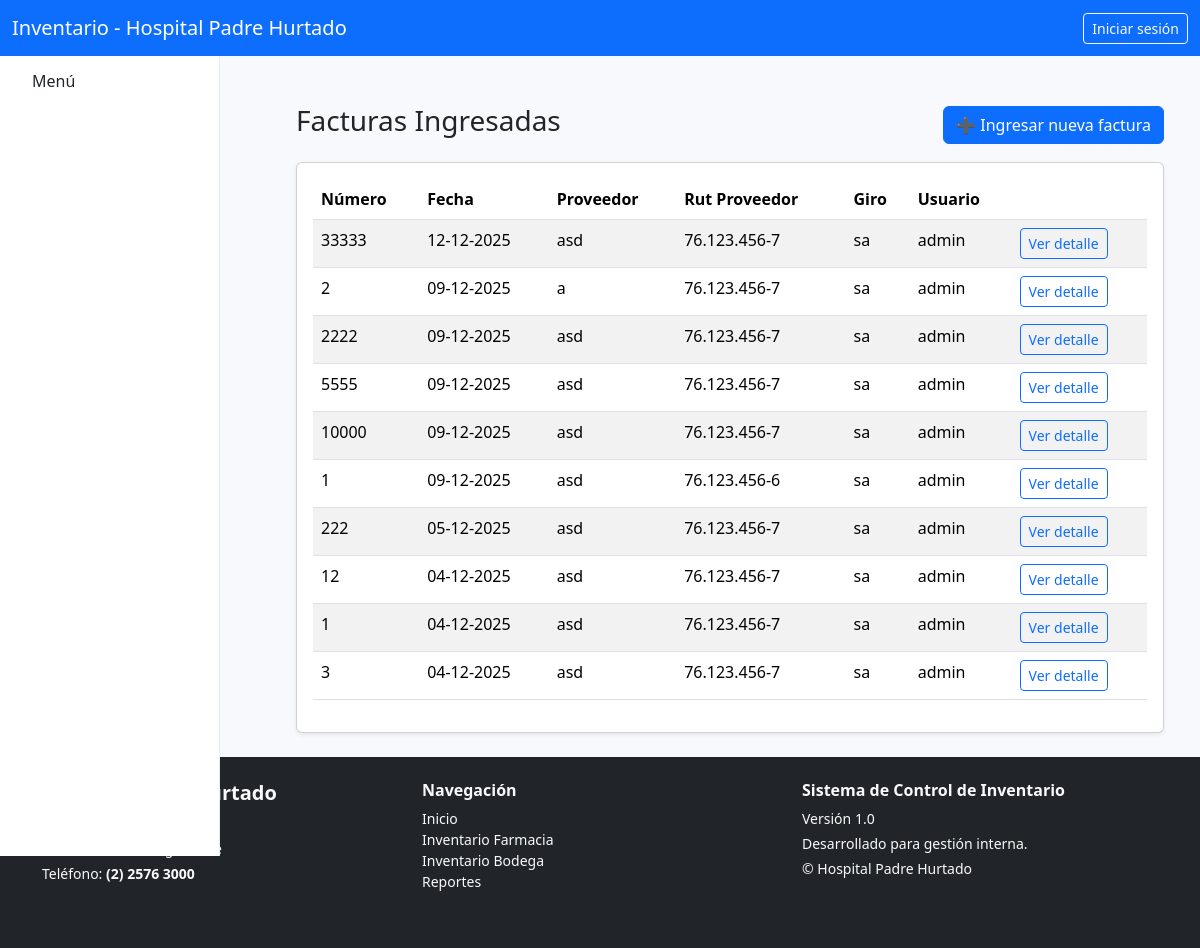
/farmacia/facturas/, run on the app's committed database.
### farmacia/models.py (models this page shows, shortened)
class FacturaFarmacia(models.Model):
    TIPO_DTE = [
        (33, "Factura Electrónica (Afecta)"),
        (34, "Factura Exenta Electrónica"),
        (52, "Guía de Despacho"),
        (61, "Nota de Crédito"),
        (56, "Nota de Débito"),
    ]
    folio = models.PositiveIntegerField()
    tipo_dte = models.PositiveSmallIntegerField(choices=TIPO_DTE, default=33)
    fecha_emision = models.DateField()
    proveedor_rut = models.CharField(max_length=15)      # Ej: 76.123.456-7
    proveedor_nombre = models.CharField(max_length=200)
    proveedor_giro = models.CharField(max_length=200, blank=True, null=True)
    usuario = models.ForeignKey(User, on_delete=models.SET_NULL, null=True)
    fecha_registro = models.DateTimeField(auto_now_add=True)
    archivo_pdf = models.FileField(upload_to="facturas_farmacia/", blank=True, null=True)
    class Meta:
        constraints = [
            models.UniqueConstraint(
                fields=["folio", "proveedor_rut"],
                name="unique_folio_por_proveedor"
            )
        ]

### farmacia/views.py (the view)
# urls.py: path("facturas/", views.facturas_farmacia_list, name="facturas_list"),
def facturas_farmacia_list(request):
    facturas = FacturaFarmacia.objects.order_by("-fecha_emision")
    return render(request, "farmacia/facturas_list.html", {
        "facturas": facturas
    })

### farmacia/templates/farmacia/facturas_list.html (shortened to what this page needs)
{% extends "core/base.html" %}
{% block principal %}
<div class="container mt-4">
  <div class="d-flex justify-content-between align-items-center mb-3">
    <h3>Facturas Ingresadas</h3>
    <a href="{% url 'farmacia:crear_factura' %}" class="btn btn-primary">
      ➕ Ingresar nueva factura
    </a>
  </div>
  <div class="card p-3 shadow-sm">
    <table class="table table-striped">
      <thead>
        <tr>
          <th>Número</th>
          <th>Fecha</th>
          <th>Proveedor</th>
          <th>Rut Proveedor</th>
          <th>Giro</th>
          <th>Usuario</th>
          <th></th>
        </tr>
      </thead>
      <tbody>
        {% if facturas %}
          {% for f in facturas %}
            <tr>
              <td>{{ f.folio }}</td>
              <td>{{ f.fecha_emision|date:'d-m-Y' }}</td>
              <td>{{ f.proveedor_nombre|default:"-" }}</td>
              <td>{{ f.proveedor_rut|default:"-" }}</td>
              <td>{{ f.proveedor_giro|default:"-" }}</td>
              <td>{{ f.usuario.username }}</td>
              <td>
                <a href="{% url 'farmacia:factura_detalle' f.pk %}" class="btn btn-sm btn-outline-primary">
                  Ver detalle
                </a>
              </td>
            </tr>
          {% endfor %}
        {% else %}
          <tr>
            <td colspan="5" class="text-center text-muted">
              No hay facturas registradas.
            </td>
          </tr>
        {% endif %}
      </tbody>
    </table>
  </div>
</div>
{% endblock %}

### core/templates/core/base.html (style rules this page uses)
body { background:#f7f9fc; }

### data on the page
FacturaFarmacia: folio "33333", fecha_emision "12-12-2025", proveedor_nombre "asd", proveedor_rut "76.123.456-7", proveedor_giro "sa", usuario.username "admin"
FacturaFarmacia: folio "2", fecha_emision "09-12-2025", proveedor_nombre "a", proveedor_rut "76.123.456-7", proveedor_giro "sa", usuario.username "admin"
FacturaFarmacia: folio "2222", fecha_emision "09-12-2025", proveedor_nombre "asd", proveedor_rut "76.123.456-7", proveedor_giro "sa", usuario.username "admin"
FacturaFarmacia: folio "5555", fecha_emision "09-12-2025", proveedor_nombre "asd", proveedor_rut "76.123.456-7", proveedor_giro "sa", usuario.username "admin"
FacturaFarmacia: folio "10000", fecha_emision "09-12-2025", proveedor_nombre "asd", proveedor_rut "76.123.456-7", proveedor_giro "sa", usuario.username "admin"
FacturaFarmacia: folio "1", fecha_emision "09-12-2025", proveedor_nombre "asd", proveedor_rut "76.123.456-6", proveedor_giro "sa", usuario.username "admin"
FacturaFarmacia: folio "222", fecha_emision "05-12-2025", proveedor_nombre "asd", proveedor_rut "76.123.456-7", proveedor_giro "sa", usuario.username "admin"
FacturaFarmacia: folio "12", fecha_emision "04-12-2025", proveedor_nombre "asd", proveedor_rut "76.123.456-7", proveedor_giro "sa", usuario.username "admin"
FacturaFarmacia: folio "1", fecha_emision "04-12-2025", proveedor_nombre "asd", proveedor_rut "76.123.456-7", proveedor_giro "sa", usuario.username "admin"
FacturaFarmacia: folio "3", fecha_emision "04-12-2025", proveedor_nombre "asd", proveedor_rut "76.123.456-7", proveedor_giro "sa", usuario.username "admin"
